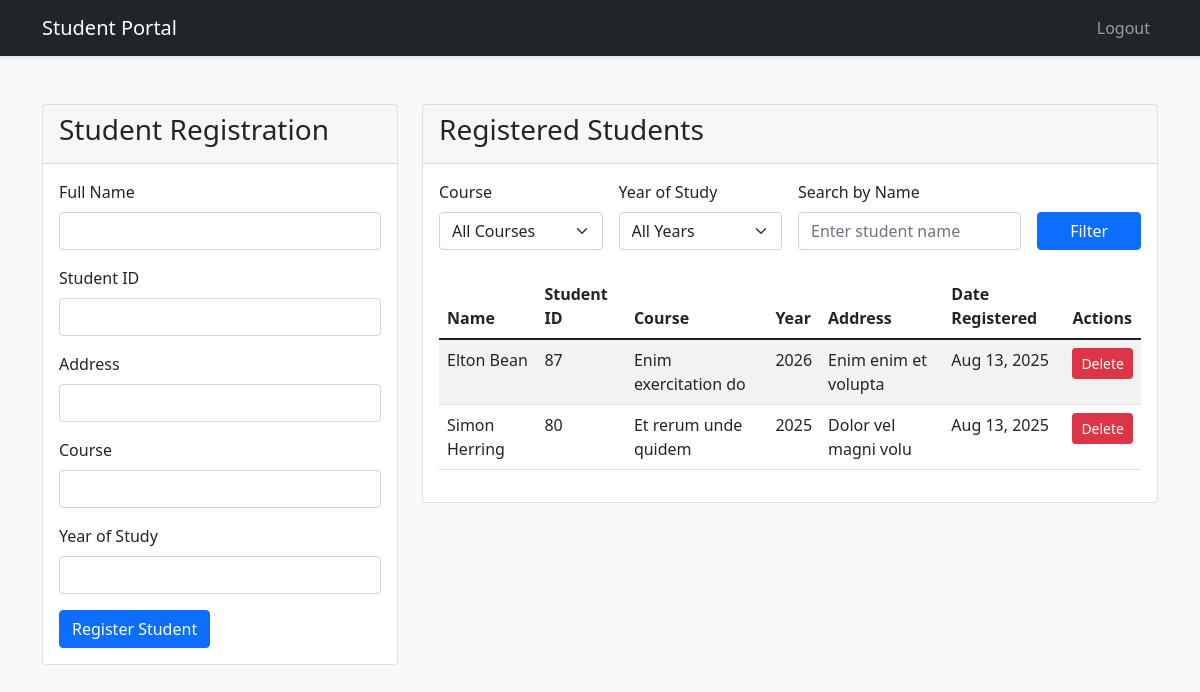
The app's page / (signed in) with its own data.
### student/models.py (models this page shows, shortened)
class Student(models.Model):
    name = models.CharField(max_length=100)
    student_id = models.CharField(max_length=10, unique=True)
    course = models.CharField(max_length=100)
    year_of_study = models.IntegerField()
    address = models.EmailField(unique=True)
    date_registered = models.DateTimeField(auto_now_add=True)

### student/views.py (the view, shortened to what this page needs)
# urls.py: path('', home, name='home'),
@login_required(login_url='login')
def home(request):
    students = Student.objects.all().order_by('-date_registered')
    courses = Student.objects.values_list('course', flat=True).distinct()
    years = Student.objects.values_list('year_of_study', flat=True).distinct()
    return render(request, 'home.html', {
        'students': students,
        'courses': courses,
        'years': years
    })

### templates/home.html (shortened to what this page needs)
{% extends 'base.html' %}
{% block content %}
<div class="container mt-5">
    <div class="row">
        <div class="col-md-4">
            <div class="card">
                <div class="card-header">
                    <h3>Student Registration</h3>
                </div>
                <div class="card-body">
                    <form method="POST">
                        <div class="mb-3">
                            <label for="name" class="form-label">Full Name</label>
                            <input type="text" class="form-control" id="name" name="name" required>
                        </div>
                        <div class="mb-3">
                            <label for="student_id" class="form-label">Student ID</label>
                            <input type="number" class="form-control" id="student_id" name="student_id" required>
                        </div>
                        <div class="mb-3">
                            <label for="address" class="form-label">Address</label>
                            <input type="text" class="form-control" id="address" name="address" required>
                        </div>
                        <div class="mb-3">
                            <label for="course" class="form-label">Course</label>
                            <input type="text" class="form-control" id="course" name="course" required>
                        </div>
                        <div class="mb-3">
    <label for="year_of_study" class="form-label">Year of Study</label>
    <input type="number" class="form-control" id="year_of_study"
           name="year_of_study" min="2000" max="2099" step="1" required>
</div>
                        <button type="submit" class="btn btn-primary">Register Student</button>
                    </form>
                </div>
            </div>
        </div>
        <div class="col-md-8">
            <div class="card">
                <div class="card-header">
                    <h3>Registered Students</h3>
                </div>
                <div class="card-body">
                    <form method="POST" class="mb-4">
                        <div class="row g-3">
                            <div class="col-md-3">
                                <label class="form-label">Course</label>
                                <select name="filter_course" class="form-select">
                                    <option value="">All Courses</option>
                                </select>
                            </div>
                            <div class="col-md-3">
                                <label class="form-label">Year of Study</label>
                                <select name="filter_year" class="form-select">
                                    <option value="">All Years</option>
                                </select>
                            </div>
                            <div class="col-md-4">
                                <label class="form-label">Search by Name</label>
                                <input type="text" name="name_search" class="form-control"
                                    value="{{ name_search|default:'' }}" placeholder="Enter student name">
                            </div>
                            <div class="col-md-2">
                                <label class="form-label">&nbsp;</label>
                                <button type="submit" class="btn btn-primary w-100">Filter</button>
                            </div>
                        </div>
                    </form>
                    <div class="table-responsive">
                        <table class="table table-striped">
                            <thead>
                                <tr>
                                    <th>Name</th>
                                    <th>Student ID</th>
                                    <th>Course</th>
                                    <th>Year</th>
                                    <th>Address</th>
                                    <th>Date Registered</th>
                                    <th>Actions</th>
                                </tr>
                            </thead>
                            <tbody>
                                {% for student in students %}
                                <tr>
                                    <td>{{ student.name }}</td>
                                    <td>{{ student.student_id }}</td>
                                    <td>{{ student.course }}</td>
                                    <td>{{ student.year_of_study }}</td>
                                    <td>{{ student.address }}</td>
                                    <td>{{ student.date_registered|date:"M d, Y" }}</td>
                                    <td>
                                        <form method="POST" style="display: inline;">
                                            <button type="submit" class="btn btn-danger btn-sm"
                                                    onclick="return confirm('Are you sure you want to delete this student?')">
                                                Delete
                                            </button>
                                        </form>
                                    </td>
                                </tr>
                                {% empty %}
                                <tr>
                                    <td colspan="6" class="text-center">No students registered yet.</td>
                                </tr>
                                {% endfor %}
                            </tbody>
                        </table>
                    </div>
                </div>
            </div>
        </div>
    </div>
</div>
{% endblock %}

### templates/base.html (shortened to what this page needs)
<!DOCTYPE html>
<html lang="en">
<head>
    <link href="https://cdn.jsdelivr.net/npm/bootstrap@5.1.3/dist/css/bootstrap.min.css" rel="stylesheet">
    <link href="https://cdnjs.cloudflare.com/ajax/libs/font-awesome/6.0.0/css/all.min.css" rel="stylesheet">
</head>
<body>
    <nav class="navbar navbar-expand-lg navbar-dark bg-dark">
        <div class="container">
            <a class="navbar-brand" href="/">Student Portal</a>
            <div class="collapse navbar-collapse" id="navbarNav">
                <ul class="navbar-nav ms-auto">
                    {% if user.is_authenticated %}
                        <li class="nav-item">
                            <a class="nav-link" href="{% url 'logout' %}">Logout</a>
                        </li>
                    {% endif %}
                </ul>
            </div>
        </div>
    </nav>
    {% block content %}
    {% endblock %}
</body>
</html>

### templates/base.html (style rules this page uses)
body { background-color: #f8f9fa; }
.card { transition: all 0.3s ease; }
.btn-primary { transition: all 0.3s ease; }
.navbar { box-shadow: 0 2px 4px rgba(0,0,0,0.1); }

### records on screen
Student: name "Elton Bean", student_id "87", course "Enim exercitation do", year_of_study "2026", address "Enim enim et volupta", date_registered "Aug 13, 2025"
Student: name "Simon Herring", student_id "80", course "Et rerum unde quidem", year_of_study "2025", address "Dolor vel magni volu", date_registered "Aug 13, 2025"
